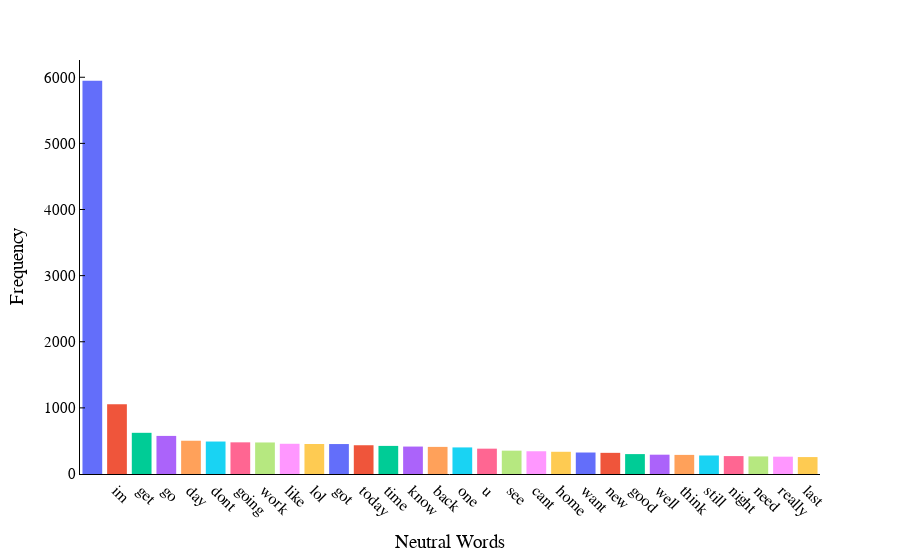

This figure's notebook cell:
### Code cell
# Plot the most common words in Neutral sentiment
import plotly.express as px
freq_pos = nltk.FreqDist(neutral_text)
pos_df = pd.DataFrame({
    "words":list(freq_pos.keys()),
    "Count":list(freq_pos.values())
})
common_pos = pos_df.nlargest(columns="Count", n=30)
fig = px.histogram(common_pos, x="words", y="Count", labels={"words": "Words", "Count":"Frequency"}, color="words")
fig.update_layout(xaxis_title=" Neutral Words", yaxis_title="Frequency", 
                     font=dict(family="Times New Roman", size=16, color="black"))
# Remove the grid lines
fig.update_layout(showlegend=False, xaxis_showgrid=False, yaxis_showgrid=False)
# Change the color of the axis line
fig.update_layout(xaxis_linecolor='black', yaxis_linecolor='black')
# Add tick lines to the y axis
fig.update_yaxes(ticks="inside", tickwidth=1, tickcolor="black")
# add tick to end poiny of y axis
fig.update_yaxes(tickfont=dict(family="Times New Roman", size=15, color="black" ))
# Change background color
fig.update_layout(paper_bgcolor="white", plot_bgcolor="white")
fig.update_xaxes(tickangle=45)
fig.show()

### Figure 1 — Plotly figure (JSON) as saved in the notebook; plotly's stock layout.template omitted (floating-point values rounded to 4 significant figures)
{"data": [{"alignmentgroup": "True", "bingroup": "x", "histfunc": "sum", "hovertemplate": "Words=%{x}<br>sum of Frequency=%{y}<extra></extra>", "legendgroup": "", "marker": {"color": "#636efa", "pattern": {"shape": ""}}, "name": "", "offsetgroup": "", "orientation": "v", "showlegend": false, "type": "histogram", "x": [""], "xaxis": "x", "y": [5948], "yaxis": "y"}, {"alignmentgroup": "True", "bingroup": "x", "histfunc": "sum", "hovertemplate": "Words=%{x}<br>sum of Frequency=%{y}<extra></extra>", "legendgroup": "im", "marker": {"color": "#EF553B", "pattern": {"shape": ""}}, "name": "im", "offsetgroup": "im", "orientation": "v", "showlegend": true, "type": "histogram", "x": ["im"], "xaxis": "x", "y": [1054], "yaxis": "y"}, {"alignmentgroup": "True", "bingroup": "x", "histfunc": "sum", "hovertemplate": "Words=%{x}<br>sum of Frequency=%{y}<extra></extra>", "legendgroup": "get", "marker": {"color": "#00cc96", "pattern": {"shape": ""}}, "name": "get", "offsetgroup": "get", "orientation": "v", "showlegend": true, "type": "histogram", "x": ["get"], "xaxis": "x", "y": [623], "yaxis": "y"}, {"alignmentgroup": "True", "bingroup": "x", "histfunc": "sum", "hovertemplate": "Words=%{x}<br>sum of Frequency=%{y}<extra></extra>", "legendgroup": "go", "marker": {"color": "#ab63fa", "pattern": {"shape": ""}}, "name": "go", "offsetgroup": "go", "orientation": "v", "showlegend": true, "type": "histogram", "x": ["go"], "xaxis": "x", "y": [576], "yaxis": "y"}, {"alignmentgroup": "True", "bingroup": "x", "histfunc": "sum", "hovertemplate": "Words=%{x}<br>sum of Frequency=%{y}<extra></extra>", "legendgroup": "day", "marker": {"color": "#FFA15A", "pattern": {"shape": ""}}, "name": "day", "offsetgroup": "day", "orientation": "v", "showlegend": true, "type": "histogram", "x": ["day"], "xaxis": "x", "y": [503], "yaxis": "y"}, {"alignmentgroup": "True", "bingroup": "x", "histfunc": "sum", "hovertemplate": "Words=%{x}<br>sum of Frequency=%{y}<extra></extra>", "legendgroup": "dont", "marker": {"color": "#19d3f3", "pattern": {"shape": ""}}, "name": "dont", "offsetgroup": "dont", "orientation": "v", "showlegend": true, "type": "histogram", "x": ["dont"], "xaxis": "x", "y": [491], "yaxis": "y"}, {"alignmentgroup": "True", "bingroup": "x", "histfunc": "sum", "hovertemplate": "Words=%{x}<br>sum of Frequency=%{y}<extra></extra>", "legendgroup": "going", "marker": {"color": "#FF6692", "pattern": {"shape": ""}}, "name": "going", "offsetgroup": "going", "orientation": "v", "showlegend": true, "type": "histogram", "x": ["going"], "xaxis": "x", "y": [479], "yaxis": "y"}, {"alignmentgroup": "True", "bingroup": "x", "histfunc": "sum", "hovertemplate": "Words=%{x}<br>sum of Frequency=%{y}<extra></extra>", "legendgroup": "work", "marker": {"color": "#B6E880", "pattern": {"shape": ""}}, "name": "work", "offsetgroup": "work", "orientation": "v", "showlegend": true, "type": "histogram", "x": ["work"], "xaxis": "x", "y": [477], "yaxis": "y"}, {"alignmentgroup": "True", "bingroup": "x", "histfunc": "sum", "hovertemplate": "Words=%{x}<br>sum of Frequency=%{y}<extra></extra>", "legendgroup": "like", "marker": {"color": "#FF97FF", "pattern": {"shape": ""}}, "name": "like", "offsetgroup": "like", "orientation": "v", "showlegend": true, "type": "histogram", "x": ["like"], "xaxis": "x", "y": [457], "yaxis": "y"}, {"alignmentgroup": "True", "bingroup": "x", "histfunc": "sum", "hovertemplate": "Words=%{x}<br>sum of Frequency=%{y}<extra></extra>", "legendgroup": "lol", "marker": {"color": "#FECB52", "pattern": {"shape": ""}}, "name": "lol", "offsetgroup": "lol", "orientation": "v", "showlegend": true, "type": "histogram", "x": ["lol"], "xaxis": "x", "y": [454], "yaxis": "y"}, {"alignmentgroup": "True", "bingroup": "x", "histfunc": "sum", "hovertemplate": "Words=%{x}<br>sum of Frequency=%{y}<extra></extra>", "legendgroup": "got", "marker": {"color": "#636efa", "pattern": {"shape": ""}}, "name": "got", "offsetgroup": "got", "orientation": "v", "showlegend": true, "type": "histogram", "x": ["got"], "xaxis": "x", "y": [453], "yaxis": "y"}, {"alignmentgroup": "True", "bingroup": "x", "histfunc": "sum", "hovertemplate": "Words=%{x}<br>sum of Frequency=%{y}<extra></extra>", "legendgroup": "today", "marker": {"color": "#EF553B", "pattern": {"shape": ""}}, "name": "today", "offsetgroup": "today", "orientation": "v", "showlegend": true, "type": "histogram", "x": ["today"], "xaxis": "x", "y": [435], "yaxis": "y"}, {"alignmentgroup": "True", "bingroup": "x", "histfunc": "sum", "hovertemplate": "Words=%{x}<br>sum of Frequency=%{y}<extra></extra>", "legendgroup": "time", "marker": {"color": "#00cc96", "pattern": {"shape": ""}}, "name": "time", "offsetgroup": "time", "orientation": "v", "showlegend": true, "type": "histogram", "x": ["time"], "xaxis": "x", "y": [425], "yaxis": "y"}, {"alignmentgroup": "True", "bingroup": "x", "histfunc": "sum", "hovertemplate": "Words=%{x}<br>sum of Frequency=%{y}<extra></extra>", "legendgroup": "know", "marker": {"color": "#ab63fa", "pattern": {"shape": ""}}, "name": "know", "offsetgroup": "know", "orientation": "v", "showlegend": true, "type": "histogram", "x": ["know"], "xaxis": "x", "y": [415], "yaxis": "y"}, {"alignmentgroup": "True", "bingroup": "x", "histfunc": "sum", "hovertemplate": "Words=%{x}<br>sum of Frequency=%{y}<extra></extra>", "legendgroup": "back", "marker": {"color": "#FFA15A", "pattern": {"shape": ""}}, "name": "back", "offsetgroup": "back", "orientation": "v", "showlegend": true, "type": "histogram", "x": ["back"], "xaxis": "x", "y": [410], "yaxis": "y"}, {"alignmentgroup": "True", "bingroup": "x", "histfunc": "sum", "hovertemplate": "Words=%{x}<br>sum of Frequency=%{y}<extra></extra>", "legendgroup": "one", "marker": {"color": "#19d3f3", "pattern": {"shape": ""}}, "name": "one", "offsetgroup": "one", "orientation": "v", "showlegend": true, "type": "histogram", "x": ["one"], "xaxis": "x", "y": [402], "yaxis": "y"}, {"alignmentgroup": "True", "bingroup": "x", "histfunc": "sum", "hovertemplate": "Words=%{x}<br>sum of Frequency=%{y}<extra></extra>", "legendgroup": "u", "marker": {"color": "#FF6692", "pattern": {"shape": ""}}, "name": "u", "offsetgroup": "u", "orientation": "v", "showlegend": true, "type": "histogram", "x": ["u"], "xaxis": "x", "y": [383], "yaxis": "y"}, {"alignmentgroup": "True", "bingroup": "x", "histfunc": "sum", "hovertemplate": "Words=%{x}<br>sum of Frequency=%{y}<extra></extra>", "legendgroup": "see", "marker": {"color": "#B6E880", "pattern": {"shape": ""}}, "name": "see", "offsetgroup": "see", "orientation": "v", "showlegend": true, "type": "histogram", "x": ["see"], "xaxis": "x", "y": [353], "yaxis": "y"}, {"alignmentgroup": "True", "bingroup": "x", "histfunc": "sum", "hovertemplate": "Words=%{x}<br>sum of Frequency=%{y}<extra></extra>", "legendgroup": "cant", "marker": {"color": "#FF97FF", "pattern": {"shape": ""}}, "name": "cant", "offsetgroup": "cant", "orientation": "v", "showlegend": true, "type": "histogram", "x": ["cant"], "xaxis": "x", "y": [344], "yaxis": "y"}, {"alignmentgroup": "True", "bingroup": "x", "histfunc": "sum", "hovertemplate": "Words=%{x}<br>sum of Frequency=%{y}<extra></extra>", "legendgroup": "home", "marker": {"color": "#FECB52", "pattern": {"shape": ""}}, "name": "home", "offsetgroup": "home", "orientation": "v", "showlegend": true, "type": "histogram", "x": ["home"], "xaxis": "x", "y": [336], "yaxis": "y"}, {"alignmentgroup": "True", "bingroup": "x", "histfunc": "sum", "hovertemplate": "Words=%{x}<br>sum of Frequency=%{y}<extra></extra>", "legendgroup": "want", "marker": {"color": "#636efa", "pattern": {"shape": ""}}, "name": "want", "offsetgroup": "want", "orientation": "v", "showlegend": true, "type": "histogram", "x": ["want"], "xaxis": "x", "y": [325], "yaxis": "y"}, {"alignmentgroup": "True", "bingroup": "x", "histfunc": "sum", "hovertemplate": "Words=%{x}<br>sum of Frequency=%{y}<extra></extra>", "legendgroup": "new", "marker": {"color": "#EF553B", "pattern": {"shape": ""}}, "name": "new", "offsetgroup": "new", "orientation": "v", "showlegend": true, "type": "histogram", "x": ["new"], "xaxis": "x", "y": [320], "yaxis": "y"}, {"alignmentgroup": "True", "bingroup": "x", "histfunc": "sum", "hovertemplate": "Words=%{x}<br>sum of Frequency=%{y}<extra></extra>", "legendgroup": "good", "marker": {"color": "#00cc96", "pattern": {"shape": ""}}, "name": "good", "offsetgroup": "good", "orientation": "v", "showlegend": true, "type": "histogram", "x": ["good"], "xaxis": "x", "y": [301], "yaxis": "y"}, {"alignmentgroup": "True", "bingroup": "x", "histfunc": "sum", "hovertemplate": "Words=%{x}<br>sum of Frequency=%{y}<extra></extra>", "legendgroup": "well", "marker": {"color": "#ab63fa", "pattern": {"shape": ""}}, "name": "well", "offsetgroup": "well", "orientation": "v", "showlegend": true, "type": "histogram", "x": ["well"], "xaxis": "x", "y": [292], "yaxis": "y"}, {"alignmentgroup": "True", "bingroup": "x", "histfunc": "sum", "hovertemplate": "Words=%{x}<br>sum of Frequency=%{y}<extra></extra>", "legendgroup": "think", "marker": {"color": "#FFA15A", "pattern": {"shape": ""}}, "name": "think", "offsetgroup": "think", "orientation": "v", "showlegend": true, "type": "histogram", "x": ["think"], "xaxis": "x", "y": [289], "yaxis": "y"}, {"alignmentgroup": "True", "bingroup": "x", "histfunc": "sum", "hovertemplate": "Words=%{x}<br>sum of Frequency=%{y}<extra></extra>", "legendgroup": "still", "marker": {"color": "#19d3f3", "pattern": {"shape": ""}}, "name": "still", "offsetgroup": "still", "orientation": "v", "showlegend": true, "type": "histogram", "x": ["still"], "xaxis": "x", "y": [280], "yaxis": "y"}, {"alignmentgroup": "True", "bingroup": "x", "histfunc": "sum", "hovertemplate": "Words=%{x}<br>sum of Frequency=%{y}<extra></extra>", "legendgroup": "night", "marker": {"color": "#FF6692", "pattern": {"shape": ""}}, "name": "night", "offsetgroup": "night", "orientation": "v", "showlegend": true, "type": "histogram", "x": ["night"], "xaxis": "x", "y": [271], "yaxis": "y"}, {"alignmentgroup": "True", "bingroup": "x", "histfunc": "sum", "hovertemplate": "Words=%{x}<br>sum of Frequency=%{y}<extra></extra>", "legendgroup": "need", "marker": {"color": "#B6E880", "pattern": {"shape": ""}}, "name": "need", "offsetgroup": "need", "orientation": "v", "showlegend": true, "type": "histogram", "x": ["need"], "xaxis": "x", "y": [266], "yaxis": "y"}, {"alignmentgroup": "True", "bingroup": "x", "histfunc": "sum", "hovertemplate": "Words=%{x}<br>sum of Frequency=%{y}<extra></extra>", "legendgroup": "really", "marker": {"color": "#FF97FF", "pattern": {"shape": ""}}, "name": "really", "offsetgroup": "really", "orientation": "v", "showlegend": true, "type": "histogram", "x": ["really"], "xaxis": "x", "y": [262], "yaxis": "y"}, {"alignmentgroup": "True", "bingroup": "x", "histfunc": "sum", "hovertemplate": "Words=%{x}<br>sum of Frequency=%{y}<extra></extra>", "legendgroup": "last", "marker": {"color": "#FECB52", "pattern": {"shape": ""}}, "name": "last", "offsetgroup": "last", "orientation": "v", "showlegend": true, "type": "histogram", "x": ["last"], "xaxis": "x", "y": [256], "yaxis": "y"}], "layout": {"barmode": "relative", "font": {"color": "black", "family": "Times New Roman", "size": 16}, "legend": {"title": {"text": "Words"}, "tracegroupgap": 0}, "margin": {"t": 60}, "paper_bgcolor": "white", "plot_bgcolor": "white", "showlegend": false, "xaxis": {"anchor": "y", "categoryarray": ["", "im", "get", "go", "day", "dont", "going", "work", "like", "lol", "got", "today", "time", "know", "back", "one", "u", "see", "cant", "home", "want", "new", "good", "well", "think", "still", "night", "need", "really", "last"], "categoryorder": "array", "domain": [0, 1], "linecolor": "black", "showgrid": false, "tickangle": 45, "title": {"text": " Neutral Words"}}, "yaxis": {"anchor": "x", "domain": [0, 1], "linecolor": "black", "showgrid": false, "tickcolor": "black", "tickfont": {"color": "black", "family": "Times New Roman", "size": 15}, "ticks": "inside", "tickwidth": 1, "title": {"text": "Frequency"}}}}
